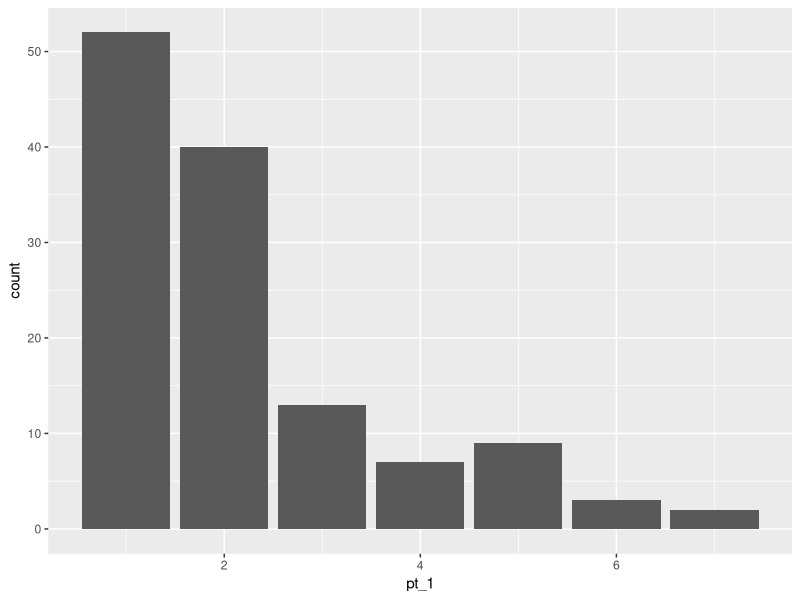
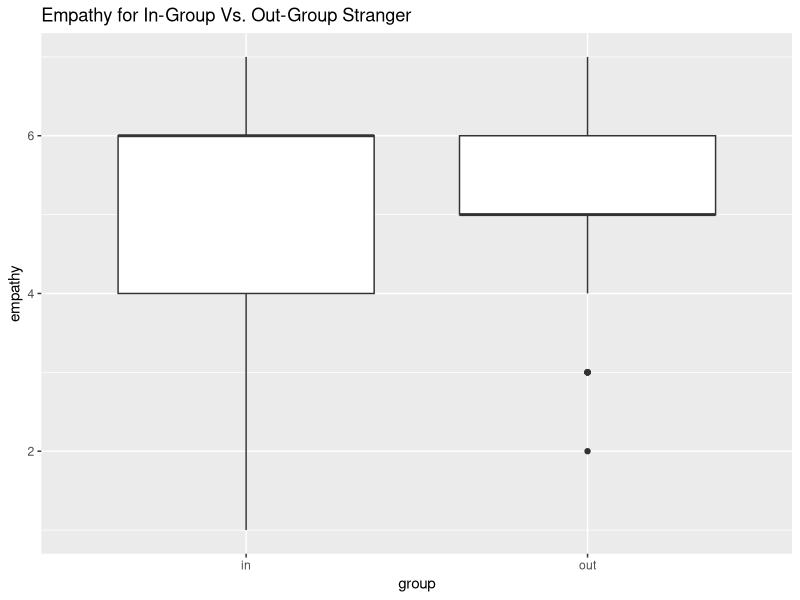
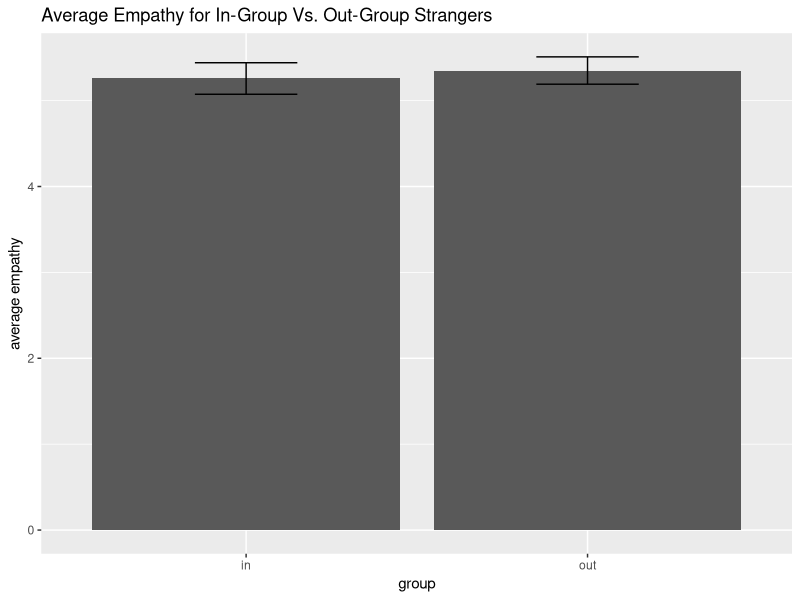
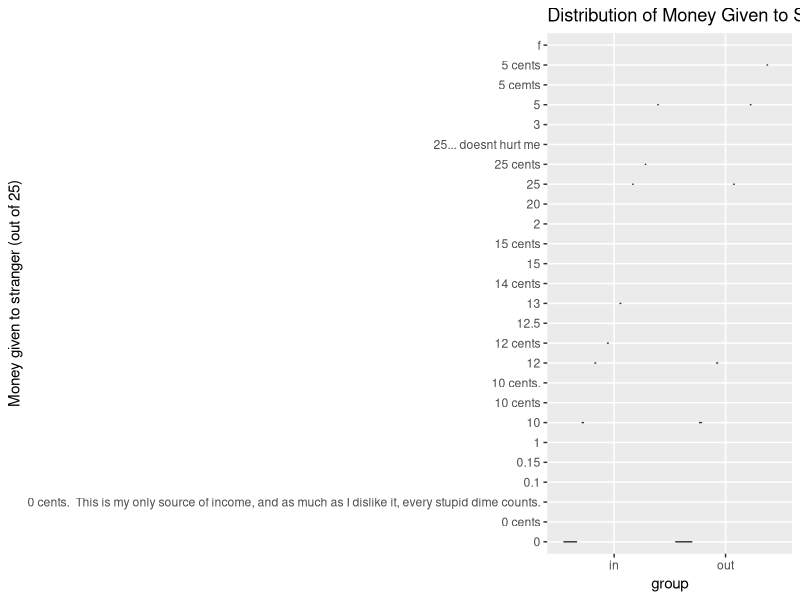
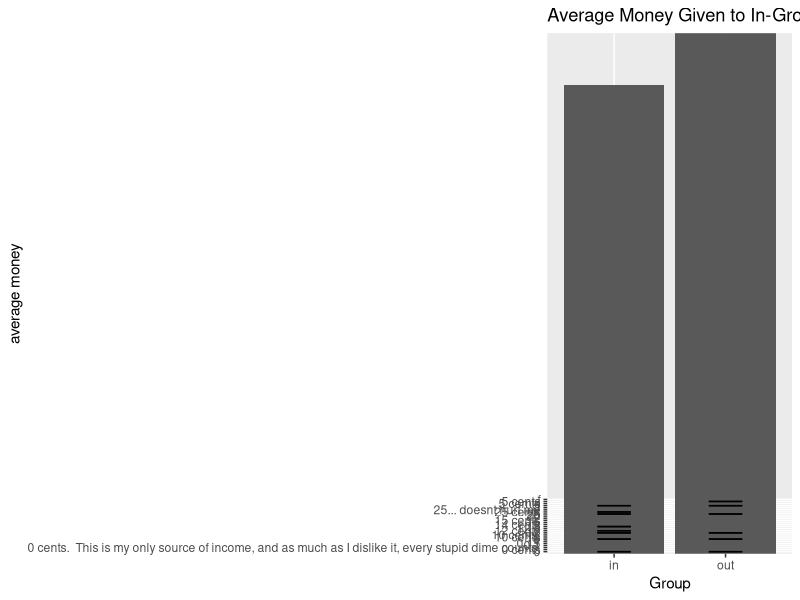

R code for these plots, in order: (Note: this script raises an error after producing the figures.)
## ---- chunk 1
knitr::opts_chunk$set(echo = FALSE, warning = FALSE, message = FALSE)
## ---- chunk 2
library(tidyverse)
df <- read.csv("LP_dictator_cleaned.csv")
## ---- chunk 3
# Kirsten feel free to look at the distributions for all of our variables and see if there is anything interesting
# you can also separate by groups
ggplot(df, aes(x = pt_1)) + geom_bar()
## ---- chunk 4
# Christiana
# graphs for empathy
# df %>% filter(!is.na(inOrOut), !is.na(emp)) %>% ggplot(aes(y=emp, x = inOrOut)) + geom_violin() + ggtitle("Empathy for In-Group Vs. Out-Group Stranger") +
#   xlab("group") + ylab('empathy')
df %>% filter(!is.na(inOrOut), !is.na(emp)) %>% ggplot(aes(y=emp, x = inOrOut)) + geom_boxplot() + ggtitle("Empathy for In-Group Vs. Out-Group Stranger") +
  xlab("group") + ylab('empathy')
df %>% filter(!is.na(inOrOut), !is.na(emp)) %>% ggplot(aes(y=emp, x = inOrOut)) + geom_bar(stat='summary') +
  geom_errorbar(stat='summary', width = 0.3) + ggtitle("Average Empathy for In-Group Vs. Out-Group Strangers") + xlab("group") + ylab("average empathy")

# create summary table with mean, sd, se, and cis
df %>% filter(!is.na(inOrOut)) %>% group_by(inOrOut) %>% summarize(n = n(), mean = mean(emp, na.rm=T), sd = sd(emp, na.rm=T), se = sd/sqrt(n), lower_ci = mean - 1.96*se, upper_ci = mean + 1.96*se) %>% knitr::kable()

# test with removing attention check
# doesn't make a difference, so you can ignore the code below
# df %>% filter(!is.na(inOrOut), !is.na(emp), !is.na(att_check)) %>% ggplot(aes(y=emp, x = inOrOut)) + geom_violin()
# # df %>% filter(!is.na(inOrOut), !is.na(emp), !is.na(att_check)) %>% ggplot(aes(y=emp, x = inOrOut)) + geom_boxplot()
# df %>% filter(!is.na(inOrOut), !is.na(emp), !is.na(att_check)) %>% ggplot(aes(y=emp, x = inOrOut)) + geom_bar(stat='summary') +
#   geom_errorbar(stat='summary', width = 0.3)
# create summary table with mean, sd, se, and cis after removing attention check
# df %>% filter(!is.na(inOrOut), !is.na(att_check)) %>% group_by(inOrOut) %>% summarize(n = n(), mean = mean(emp, na.rm=T), sd = sd(emp, na.rm=T), se = sd/sqrt(n), lower_ci = mean - 1.96*se, upper_ci = mean + 1.96*se)
## ---- chunk 5
# Kaylee
# graphs for altruism (dictator game) 
df %>% filter(!is.na(inOrOut), !is.na(dg)) %>% ggplot(aes(y=dg, x = inOrOut)) + geom_violin() + ggtitle("Distribution of Money Given to Stranger for In-Group Vs. Out-Group") + ylab("Money given to stranger (out of 25)") + xlab("group")
# df %>% filter(!is.na(inOrOut), !is.na(dg)) %>% ggplot(aes(y=dg, x = inOrOut)) + geom_boxplot()
df %>% filter(!is.na(inOrOut), !is.na(dg)) %>% ggplot(aes(y=dg, x = inOrOut)) + geom_bar(stat='summary') +
   geom_errorbar(stat='summary', width = 0.3) + ggtitle('Average Money Given to In-Group Vs. Out-Group Stranger') + ylab("average money") + xlab("Group")
# df %>% filter(!is.na(inOrOut), !is.na(dg)) %>% ggplot(aes(x=dg)) + geom_histogram() + facet_wrap(~inOrOut)

# create summary table with mean, sd, se, and cis
df %>% filter(!is.na(inOrOut), !is.na(dg)) %>% group_by(inOrOut) %>% summarize(n = n(), median = median(dg), mean = mean(dg), sd = sd(dg), se = sd/sqrt(n), lower_ci = mean - 1.96*se, upper_ci = mean + 1.96*se)  %>% knitr::kable()

# test graphs again after removing attention check
# no affect of attention check, so you can ignore the code below
# df %>% filter(!is.na(inOrOut), !is.na(dg), !is.na(att_check)) %>% ggplot(aes(y=dg, x = inOrOut)) + geom_violin() 
# df %>% filter(!is.na(inOrOut), !is.na(dg), !is.na(att_check)) %>% ggplot(aes(y=dg, x = inOrOut)) + geom_boxplot()
# df %>% filter(!is.na(inOrOut), !is.na(dg), !is.na(att_check)) %>% ggplot(aes(y=dg, x = inOrOut)) + geom_bar(stat='summary') +
#   geom_errorbar(stat='summary', width = 0.3)

# create another summary table after removing people who failed the attention check
# no difference
# df %>% filter(!is.na(inOrOut), !is.na(dg), !is.na(att_check)) %>% group_by(inOrOut) %>% summarize(n = n(), median = median(dg), mean = mean(dg), sd = sd(dg), se = sd/sqrt(n), lower_ci = mean - 1.96*se, upper_ci = mean + 1.96*se)
## ---- chunk 6
# Kennedy
# graphs for perspective taking
df %>% filter(!is.na(inOrOut), !is.na(PT_avg)) %>% ggplot(aes(y=PT_avg, x = inOrOut)) + geom_violin() + 
  ggtitle("Ease of Perspective Taking for In-Group Vs. Out-Group Stranger") + ylab("perspective taking tcores") + xlab("group") 
df %>% filter(!is.na(inOrOut), !is.na(PT_avg)) %>% ggplot(aes(y=PT_avg, x = inOrOut)) + geom_boxplot() +
  ggtitle("Ease of Perspective Taking for In-Group Vs. Out-Group Stranger") + ylab("perspective taking tcores") + xlab("group") 
df %>% filter(!is.na(inOrOut), !is.na(PT_avg)) %>% ggplot(aes(y=PT_avg, x = inOrOut)) + geom_bar(stat='summary') +
  geom_errorbar(stat='summary', width = 0.3) + ggtitle("Average of Perspective Taking Scores for In-Group Vs. Out-Group Strangers") + ylab("perspective taking score Average") + xlab("group")

# create summary table with mean, sd, se, and cis
df %>% filter(!is.na(inOrOut)) %>% group_by(inOrOut) %>% summarize(n = n(), mean = mean(PT_avg, na.rm=T), sd = sd(PT_avg, na.rm=T), se = sd/sqrt(n), lower_ci = mean - 1.96*se, upper_ci = mean + 1.96*se) %>% knitr::kable()

## ---- chunk 7
# Paulina
# empathy
# graphs for empathy
df %>% filter(!is.na(inOrOut), !is.na(emp)) %>% ggplot(aes(y=emp, x = priming_received)) + geom_violin() + facet_wrap(~inOrOut) +
  ggtitle("Empathy for In-Group Vs. Out-Group Stranger Based on Priming Received") + xlab("priming received") + ylab('empathy')
df %>% filter(!is.na(inOrOut), !is.na(emp)) %>% ggplot(aes(y=emp, x = priming_received)) + geom_boxplot() + facet_wrap(~inOrOut) +
  ggtitle("Empathy for In-Group Vs. Out-Group Stranger Based on Priming Received") + xlab("priming received") + ylab('empathy')
df %>% filter(!is.na(inOrOut), !is.na(emp)) %>% ggplot(aes(y=emp, x = priming_received)) + geom_bar(stat='summary') +
  geom_errorbar(stat='summary', width = 0.3) + facet_wrap(~inOrOut) +
  ggtitle("Average Empathy for In-Group Vs. Out-Group Strangers Based on Priming Received") + xlab("priming received") + ylab("average empathy")

# create summary table with mean, sd, se, and cis
df %>% filter(!is.na(inOrOut), !is.na(emp)) %>% group_by(inOrOut, priming_received) %>% summarize(n = n(), mean = mean(emp), sd = sd(emp), se = sd/sqrt(n), lower_ci = mean - 1.96*se, upper_ci = mean + 1.96*se)  %>% knitr::kable()
## ---- chunk 8
# Kirsten
# altruism
df %>% filter(!is.na(inOrOut), !is.na(dg)) %>% ggplot(aes(y=dg, x = priming_received)) + geom_violin() + facet_wrap(~inOrOut) +
  ggtitle("Altruism for In-Group Vs. Out-Group Stranger Based on Priming Received") + xlab("priming received") + ylab('money given to stranger (out of 25 cents)')
df %>% filter(!is.na(inOrOut), !is.na(dg)) %>% ggplot(aes(y=dg, x = priming_received)) + geom_boxplot() + facet_wrap(~inOrOut) +
  ggtitle("Altruism for In-Group Vs. Out-Group Stranger Based on Priming Received") + xlab("priming received") + ylab('money given to stranger (out of 25 cents)')
df %>% filter(!is.na(inOrOut), !is.na(dg)) %>% ggplot(aes(y=dg, x = priming_received)) + geom_bar(stat='summary') +
  geom_errorbar(stat='summary', width = 0.3) + facet_wrap(~inOrOut) +
  ggtitle("Average Altruism for In-Group Vs. Out-Group Strangers Based on Priming Received") + xlab("priming received") + ylab("average money given to stranger (out of 25 cents)")

# create summary table with mean, sd, se, and cis
df %>% filter(!is.na(inOrOut), !is.na(dg)) %>% group_by(inOrOut, priming_received) %>% summarize(n = n(), mean = mean(dg), sd = sd(dg), se = sd/sqrt(n), lower_ci = mean - 1.96*se, upper_ci = mean + 1.96*se)  %>% knitr::kable()

## ---- chunk 9
# Jaqueline
# perspective taking
# graphs for perspective taking
df %>% filter(!is.na(inOrOut), !is.na(PT_avg)) %>% ggplot(aes(y=PT_avg, x = priming_received)) + geom_violin() + facet_wrap(~inOrOut) +
  ggtitle("Perspective Taking for In-Group Vs. Out-Group Stranger Based on Priming Received") + ylab("perspective taking scores") + xlab("priming received") 
df %>% filter(!is.na(inOrOut), !is.na(PT_avg)) %>% ggplot(aes(y=PT_avg, x = priming_received)) + geom_boxplot() + facet_wrap(~inOrOut) +
  ggtitle("Perspective Taking for In-Group Vs. Out-Group Stranger Based on Priming Received") + ylab("perspective taking tcores") + xlab("priming received") 
df %>% filter(!is.na(inOrOut), !is.na(PT_avg)) %>% ggplot(aes(y=PT_avg, x = priming_received)) + geom_bar(stat='summary') + facet_wrap(~inOrOut) +
  geom_errorbar(stat='summary', width = 0.3) +
  ggtitle("Average Perspective Taking Scores for In-Group Vs. Out-Group Strangers by Priming") + ylab("perspective taking score average") + xlab("priming received")

# create summary table with mean, sd, se, and cis
df %>% filter(!is.na(inOrOut)) %>% group_by(inOrOut, priming_received) %>% summarize(n = n(), mean = mean(PT_avg, na.rm=T), sd = sd(PT_avg, na.rm=T), se = sd/sqrt(n), lower_ci = mean - 1.96*se, upper_ci = mean + 1.96*se) %>% knitr::kable()
## ---- chunk 10
# % of males and females in each group
knitr::kable(prop.table(table(df$gender, df$inOrOut), margin = 2))

# empathy by gender
df %>% ggplot(aes(y=emp, x = gender)) + geom_bar(stat='summary') +
  geom_errorbar(stat='summary', width = 0.3) +
  ggtitle("Average Empathy by Gender") + xlab("gender") + ylab("average empathy") +
  theme(plot.title = element_text(hjust = 0.5))

# altruism by gender
df %>% ggplot(aes(y=dg, x = gender)) + geom_bar(stat='summary') +
  geom_errorbar(stat='summary', width = 0.3) +
  ggtitle("Average Altruism by Gender") + xlab("gender") + ylab("average altruism") +
  theme(plot.title = element_text(hjust = 0.5))

# perspective taking by gender
df %>% ggplot(aes(y=PT_avg, x = gender)) + geom_bar(stat='summary') +
  geom_errorbar(stat='summary', width = 0.3) +
  ggtitle("Average Perspective Taking by Gender") + xlab("gender") + ylab("average perspective taking") +
  theme(plot.title = element_text(hjust = 0.5))

# in or out responses split by gender
# empathy
df %>% ggplot(aes(y=emp, x = gender)) + geom_bar(stat='summary') +
  geom_errorbar(stat='summary', width = 0.3) + facet_wrap(~inOrOut) +
  ggtitle("Average Empathy for In-Group Vs. Out-Group Strangers Based on Gender") +
  xlab("gender") + ylab("average empathy") +
  theme(plot.title = element_text(hjust = 0.5))
# altruism
df %>% ggplot(aes(y=dg, x = gender)) + geom_bar(stat='summary') +
  geom_errorbar(stat='summary', width = 0.3) + facet_wrap(~inOrOut) +
  ggtitle("Average Altruism for In-Group Vs. Out-Group Strangers Based on Gender") + 
  xlab("gender") + ylab("average money given to stranger (out of 25 cents)") +
  theme(plot.title = element_text(hjust = 0.5))
# PT
df %>% ggplot(aes(y=PT_avg, x = gender)) + geom_bar(stat='summary') +
  geom_errorbar(stat='summary', width = 0.3) + facet_wrap(~inOrOut) +
  ggtitle("Average Perspective Taking for In-Group Vs. Out-Group Strangers Based on Gender") + 
  xlab("gender") + ylab("average perspective taking") +
  theme(plot.title = element_text(hjust = 0.5))
## ---- chunk 11
# age distributions
ggplot(df, aes(x = age)) + geom_histogram()
ggplot(df, aes(x = age, fill = inOrOut)) + geom_histogram(position = 'identity', alpha = 0.3)
ggplot(df, aes(x = age, fill = inOrOut)) + geom_density(alpha = 0.3)
ggplot(df, aes(y = age, x = inOrOut)) + geom_boxplot() + 
  ggtitle('Age of Participants Within Groups') +
  xlab('group') +
  theme(plot.title = element_text(hjust = 0.5))
# do one of the groups just happen to be older?
df %>% group_by(inOrOut) %>% summarize(n = n(), mean = mean(age, na.rm=T), sd = sd(age, na.rm=T), se = sd/sqrt(n), lower_ci = mean - 1.96*se, upper_ci = mean + 1.96*se) %>% knitr::kable()
# relationship between age and survey responses
ggplot(df, aes(x = age, y = emp)) + geom_point() + geom_smooth(method = 'lm') + 
  ggtitle('Empathy\'s Relationship with Age') +
  xlab('empathy') +
  theme(plot.title = element_text(hjust = 0.5))
ggplot(df, aes(x = age, y = dg)) + geom_point() + geom_smooth(method = 'lm') + 
  ggtitle('Empathy\'s Relationship with Altruism') +
  xlab('altruism') +
  theme(plot.title = element_text(hjust = 0.5))
ggplot(df, aes(x = age, y = PT_avg)) + geom_point() + geom_smooth(method = 'lm')+ 
  ggtitle('Empathy\'s Relationship with Perspective Taking') +
  xlab('perspective taking') +
  theme(plot.title = element_text(hjust = 0.5))
ggplot(df, aes(x = age, y = trait_learning_avg)) + geom_point() + geom_smooth(method = 'lm')
ggplot(df, aes(x = age, y = trait_performance_avg)) + geom_point() + geom_smooth(method = 'lm')
ggplot(df, aes(x = age, y = avg_sentiment)) + geom_point() + geom_smooth(method = 'lm')
ggplot(df, aes(x = age, y = first_person_pronoun_count)) + geom_point() + geom_smooth(method = 'lm')
ggplot(df, aes(x = age, y = second_person_pronoun_count)) + geom_point() + geom_smooth(method = 'lm')
ggplot(df, aes(x = age, y = third_person_pronoun_count)) + geom_point() + geom_smooth(method = 'lm')
## ---- chunk 12
# comparing average sentiment scores for in group vs out group
# summary table
df %>% group_by(inOrOut) %>% summarize(n = n(), mean = mean(avg_sentiment), sd = sd(avg_sentiment), se = sd/sqrt(n), lower_ci = mean - 1.96*se, upper_ci = mean + 1.96*se)
# graphing
df %>% ggplot(aes(y=avg_sentiment, x = inOrOut)) + geom_bar(stat='summary') + 
  geom_errorbar(stat='summary', width = 0.3) + labs(x = "In or Out", y = "Sentiment") +
  ggtitle('Average Sentiment Expressed for In Vs. Out-group') +
  theme(plot.title = element_text(hjust = 0.5))
  
## ---- chunk 13
# comparing average sentiment scores for learning vs performance priming
# summary table
df %>% group_by(priming_received) %>% summarize(n = n(), mean = mean(avg_sentiment), sd = sd(avg_sentiment), se = sd/sqrt(n), lower_ci = mean - 1.96*se, upper_ci = mean + 1.96*se)
# graphing
df %>% ggplot(aes(y=avg_sentiment, x = priming_received)) + geom_bar(stat='summary') + 
  geom_errorbar(stat='summary', width = 0.3) + labs(x = "In or Out", y = "Sentiment") +
  ggtitle('Average Sentiment Expressed by Priming Received') +
  theme(plot.title = element_text(hjust = 0.5))
## ---- chunk 14
# comparing average sentiment scores for in group vs out group
# summary table
df %>% group_by(inOrOut, priming_received) %>% summarize(n = n(), mean = mean(avg_sentiment), sd = sd(avg_sentiment), se = sd/sqrt(n), lower_ci = mean - 1.96*se, upper_ci = mean + 1.96*se)
# graphing
df %>% ggplot(aes(y=avg_sentiment, x = priming_received)) + geom_bar(stat='summary') + 
  geom_errorbar(stat='summary', width = 0.3) + facet_wrap(~inOrOut) +
  labs(x = "In or Out", y = "Sentiment") +
  ggtitle('Average Sentiment Expressed by Condition') +
  theme(plot.title = element_text(hjust = 0.5))
## ---- chunk 15
# comparing first person pronoun usage for in group vs out group
# summary table
df %>% group_by(inOrOut) %>% summarize(n = n(), mean = mean(first_person_pronoun_count), sd = sd(first_person_pronoun_count), se = sd/sqrt(n), lower_ci = mean - 1.96*se, upper_ci = mean + 1.96*se)
# graphing
df %>% ggplot(aes(y=first_person_pronoun_count, x = inOrOut)) + geom_bar(stat='summary') + 
  geom_errorbar(stat='summary', width = 0.3) + labs(x = "In or Out", y = "Average First Person Pronoun Usage") +
  ggtitle('Average First Person Pronoun Usage for In Vs. Out-group') +
  theme(plot.title = element_text(hjust = 0.5))

# comparing second person pronoun usage for in group vs out group
# summary table
df %>% group_by(inOrOut) %>% summarize(n = n(), mean = mean(second_person_pronoun_count), sd = sd(second_person_pronoun_count), se = sd/sqrt(n), lower_ci = mean - 1.96*se, upper_ci = mean + 1.96*se)
# graphing
df %>% ggplot(aes(y=second_person_pronoun_count, x = inOrOut)) + geom_bar(stat='summary') + 
  geom_errorbar(stat='summary', width = 0.3) + labs(x = "In or Out", y = "Average Second Person Pronoun Usage") +
  ggtitle('Average Second Person Pronoun Usage for In Vs. Out-group') +
  theme(plot.title = element_text(hjust = 0.5))

# comparing third person pronoun usage for in group vs out group
# summary table
df %>% group_by(inOrOut) %>% summarize(n = n(), mean = mean(third_person_pronoun_count), sd = sd(third_person_pronoun_count), se = sd/sqrt(n), lower_ci = mean - 1.96*se, upper_ci = mean + 1.96*se)
# graphing
df %>% ggplot(aes(y=third_person_pronoun_count, x = inOrOut)) + geom_bar(stat='summary') + 
  geom_errorbar(stat='summary', width = 0.3) + labs(x = "In or Out", y = "Average Third Person Pronoun Usage") +
  ggtitle('Average Third Person Pronoun Usage for In Vs. Out-group') +
  theme(plot.title = element_text(hjust = 0.5))

## ---- chunk 16
# comparing first person pronoun usage for in group vs out group
# summary table
df %>% group_by(priming_received) %>% summarize(n = n(), mean = mean(first_person_pronoun_count), sd = sd(first_person_pronoun_count), se = sd/sqrt(n), lower_ci = mean - 1.96*se, upper_ci = mean + 1.96*se)
# graphing
df %>% ggplot(aes(y=first_person_pronoun_count, x = priming_received)) + geom_bar(stat='summary') + 
  geom_errorbar(stat='summary', width = 0.3) + labs(x = "Priming Received", y = "Average First Person Pronoun Usage") +
  ggtitle('Average First Person Pronoun Usage by Priming Received') +
  theme(plot.title = element_text(hjust = 0.5))

# comparing second person pronoun usage for in group vs out group
# summary table
df %>% group_by(priming_received) %>% summarize(n = n(), mean = mean(second_person_pronoun_count), sd = sd(second_person_pronoun_count), se = sd/sqrt(n), lower_ci = mean - 1.96*se, upper_ci = mean + 1.96*se)
# graphing
df %>% ggplot(aes(y=second_person_pronoun_count, x = priming_received)) + geom_bar(stat='summary') + 
  geom_errorbar(stat='summary', width = 0.3) + labs(x = "Priming Received", y = "Average Second Person Pronoun Usage") +
  ggtitle('Average Second Person Pronoun Usage by Priming Received') +
  theme(plot.title = element_text(hjust = 0.5))

# comparing third person pronoun usage for in group vs out group
# summary table
df %>% group_by(priming_received) %>% summarize(n = n(), mean = mean(third_person_pronoun_count), sd = sd(third_person_pronoun_count), se = sd/sqrt(n), lower_ci = mean - 1.96*se, upper_ci = mean + 1.96*se)
# graphing
df %>% ggplot(aes(y=third_person_pronoun_count, x = priming_received)) + geom_bar(stat='summary') + 
  geom_errorbar(stat='summary', width = 0.3) + labs(x = "Priming Received", y = "Average Third Person Pronoun Usage") +
  ggtitle('Average Third Person Pronoun Usage by Priming Received') +
  theme(plot.title = element_text(hjust = 0.5))
## ---- chunk 17
# comparing first person pronoun usage for in group vs out group
# summary table
df %>% group_by(inOrOut, priming_received) %>% summarize(n = n(), mean = mean(first_person_pronoun_count), sd = sd(first_person_pronoun_count), se = sd/sqrt(n), lower_ci = mean - 1.96*se, upper_ci = mean + 1.96*se)
# graphing
df %>% ggplot(aes(y=first_person_pronoun_count, x = priming_received)) + geom_bar(stat='summary') + 
  geom_errorbar(stat='summary', width = 0.3) + facet_wrap(~inOrOut) +
  labs(x = "Priming Received", y = "Average First Person Pronoun Usage") +
  ggtitle('Average First Person Pronoun Usage by Priming Received') +
  theme(plot.title = element_text(hjust = 0.5))

# comparing second person pronoun usage for in group vs out group
# summary table
df %>% group_by(inOrOut, priming_received) %>% summarize(n = n(), mean = mean(second_person_pronoun_count), sd = sd(second_person_pronoun_count), se = sd/sqrt(n), lower_ci = mean - 1.96*se, upper_ci = mean + 1.96*se)
# graphing
df %>% ggplot(aes(y=second_person_pronoun_count, x = priming_received)) + geom_bar(stat='summary') + 
  geom_errorbar(stat='summary', width = 0.3) + facet_wrap(~inOrOut) +
  labs(x = "Priming Received", y = "Average Second Person Pronoun Usage") +
  ggtitle('Average Second Person Pronoun Usage by Priming Received') +
  theme(plot.title = element_text(hjust = 0.5))

# comparing third person pronoun usage for in group vs out group
# summary table
df %>% group_by(inOrOut, priming_received) %>% summarize(n = n(), mean = mean(third_person_pronoun_count), sd = sd(third_person_pronoun_count), se = sd/sqrt(n), lower_ci = mean - 1.96*se, upper_ci = mean + 1.96*se)
# graphing
df %>% ggplot(aes(y=third_person_pronoun_count, x = priming_received)) + geom_bar(stat='summary') + 
  geom_errorbar(stat='summary', width = 0.3) + facet_wrap(~inOrOut) +
  labs(x = "Priming Received", y = "Average Third Person Pronoun Usage") +
  ggtitle('Average Third Person Pronoun Usage by Priming Received') +
  theme(plot.title = element_text(hjust = 0.5))
